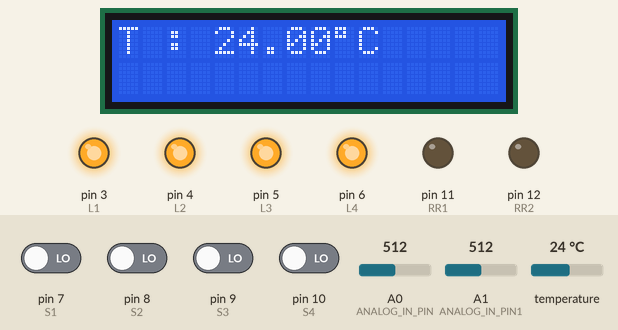
Recording of a sketch running on a simulated Arduino Uno, built with avr-gcc and run on an emulated ATmega328P. Parts: 16×2 character LCD, output pins drawn as LEDs (lit = HIGH). Inputs (shaded band) come from the test bench; at power-on: pin 7 (S1), pin 8 (S2), pin 9 (S3), pin 10 (S4) LOW, temperature 24 °C, A0 (ANALOG_IN_PIN) = 512, A1 (ANALOG_IN_PIN1) = 512.

Above: at 1.2 s.
1.3 s: temperature set to 39.5 °C
At 3.0 s:
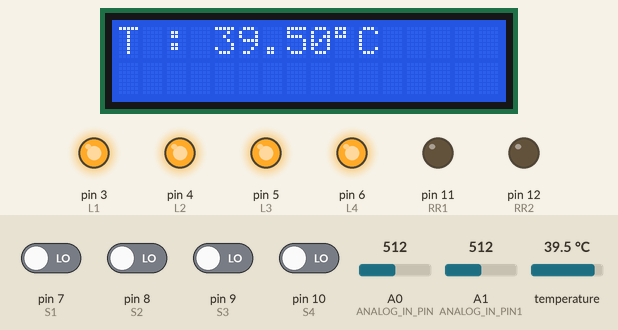
4.1 s: temperature set to 40.7 °C
At 5.3 s:
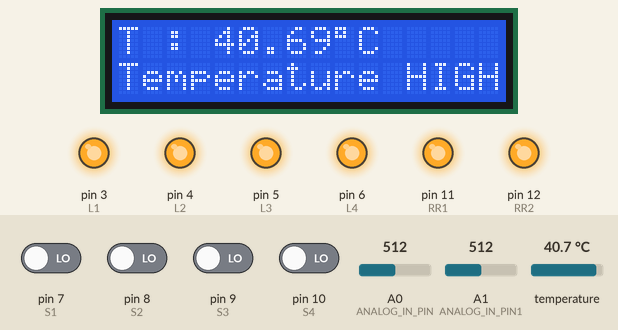
6.6 s: temperature set to 12 °C
At 8.7 s:
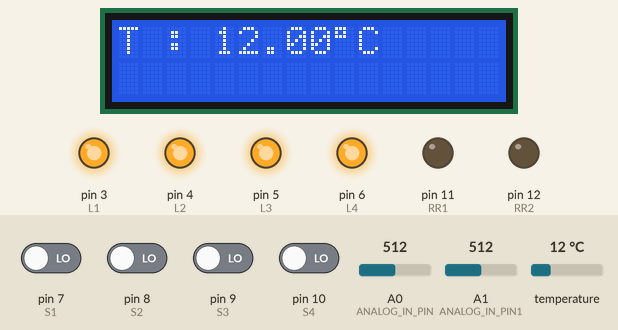
Timing chart, 0 to 10.2 s (numbered marks = the images above; inputs shaded):
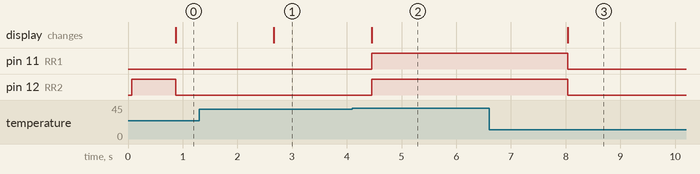

Measured:
- the behaviour switches between 39.9 and 40 °C on temperature (found by bisection; images 1 and 2)
- after the input at 1.3 s, the display: changes after 1.4 s (image 1)
- after the input at 4.1 s, pin 11 (RR1), pin 12 (RR2): LOW → HIGH after 0.36 s; the display: changes after 0.36 s (image 2)
- after the input at 6.6 s, pin 11 (RR1), pin 12 (RR2): HIGH → LOW after 1.4 s; the display: changes after 1.4 s (image 3)

The sketch:

PKB590.ino
```cpp
#include <Wire.h>
#include <Adafruit_INA219.h>
#include <LiquidCrystal_I2C.h>
#include <OneWire.h>
#include <DallasTemperature.h>

#define ONE_WIRE_BUS 2

OneWire oneWire(ONE_WIRE_BUS);
DallasTemperature sensors(&oneWire);
LiquidCrystal_I2C lcd(0x3F, 16, 2);
Adafruit_INA219 ina219;

#define L1      3
#define L2      4
#define L3      5
#define L4      6

#define S1      7
#define S2      8
#define S3      9
#define S4      10

#define RR1     11
#define RR2     12

int last1 = 0, last2 = 0, last3 = 0, last4 = 0;
int L1_S = 1, L2_S = 1, L3_S = 1, L4_S = 1;
int count = 0, load4 = 0;

// Define analog input
#define ANALOG_IN_PIN A0

float adc_voltage = 0.0;
float in_voltage = 0.0;

float R1 = 100000.0;
float R2 = 10000.0;

float ref_voltage = 3.3;
int adc_value = 0;

#define ANALOG_IN_PIN1 A1

float adc_voltage1 = 0.0;
float in_voltage1 = 0.0;

int adc_value1 = 0;

unsigned long previousMillis = 0;
const long interval = 5000;

void setup() {
  lcd.init();
  lcd.backlight();

  Serial.begin(9600);
  pinMode(S1, INPUT);
  pinMode(S2, INPUT);
  pinMode(S3, INPUT);
  pinMode(S4, INPUT);

  pinMode(L1, OUTPUT);
  pinMode(L2, OUTPUT);
  pinMode(L3, OUTPUT);
  pinMode(L4, OUTPUT);

  pinMode(RR1, OUTPUT);
  pinMode(RR2, OUTPUT);

  digitalWrite(L1, L1_S);
  digitalWrite(L2, L2_S);
  digitalWrite(L3, L3_S);
  digitalWrite(L4, L4_S);

  digitalWrite(RR1, LOW);
  digitalWrite(RR2, HIGH);

  ina219.begin();
  sensors.begin();
}

void loop() {
  sensors.requestTemperatures();
  float tempC = sensors.getTempCByIndex(0);
  adc_value = analogRead(ANALOG_IN_PIN);
  adc_voltage  = (adc_value * ref_voltage) / 1024.0;
  in_voltage = adc_voltage / (R2 / (R1 + R2)) ;


  adc_value1 = analogRead(ANALOG_IN_PIN1);
  adc_voltage1  = (adc_value1 * ref_voltage) / 1024.0;
  in_voltage1 = adc_voltage1 / (R2 / (R1 + R2)) ;


  int V_S1 = digitalRead(S1);
  int V_S2 = digitalRead(S2);
  int V_S3 = digitalRead(S3);
  int V_S4 = digitalRead(S4);

  int power = 1;
  if (in_voltage <= 5 && in_voltage1 <= 5) {
    power = 0;
  }
  else {
    power = 1;
  }


  digitalWrite(L1, L1_S);
  digitalWrite(L2, L2_S);
  digitalWrite(L3, L3_S);
  digitalWrite(L4, L4_S);


  lcd.setCursor(0, 0);
  lcd.print("T : ");
  lcd.print(tempC);
  lcd.print((char)223);
  lcd.print("C ");
  lcd.setCursor(0, 1);
  if (power == 0) {
    lcd.print("No Power        ");
  }
  else if (count == 3) {
    lcd.print("Power Sharing   ");
  }
  else if (count == 4) {
    lcd.print("Over load       ");
  }
  else if (tempC >= 40) {
    lcd.print("Temperature HIGH");
  }
  else {
    lcd.print("                ");
  }

  if (tempC >= 40) {
    digitalWrite(RR1, HIGH);
    digitalWrite(RR2, HIGH);
  }
  else {
    digitalWrite(RR1, LOW);
    digitalWrite(RR2, LOW);
  }
  delay(1000);
}
```
